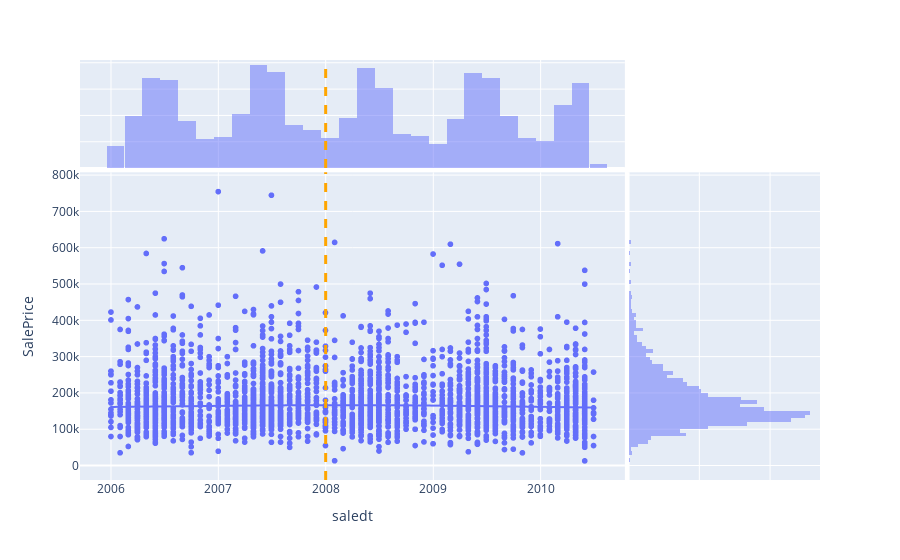

Notebook cell for this chart:
### Markdown cell above
If you look at the time trend, it seems the price is fairly stable over the years.

### Code cell
ames_raw['saledt'] = pd.to_datetime(dict(year=ames_raw.loc[:,"Yr Sold"], month=ames_raw.loc[:,"Mo Sold"],day=1))


fig = px.scatter(ames_raw, x="saledt",y="SalePrice", marginal_x="histogram", marginal_y="histogram", trendline="lowess")
fig.add_vline(x="2008-01-01", line_width=3, line_dash="dash", line_color="orange")
fig.show()

# ames_raw

### Figure 1 — Plotly figure (JSON) as saved in the notebook; plotly's stock layout.template omitted (floating-point values rounded to 4 significant figures; data arrays with more than 128 entries replaced by an {"elided": "..."} marker saying what was removed)
{"data": [{"hovertemplate": "saledt=%{x}<br>SalePrice=%{y}<extra></extra>", "legendgroup": "", "marker": {"color": "#636efa", "symbol": "circle"}, "mode": "markers", "name": "", "showlegend": false, "type": "scattergl", "x": {"elided": "2930 str values"}, "xaxis": "x", "y": {"elided": "2930 int values"}, "yaxis": "y"}, {"alignmentgroup": "True", "bingroup": "x", "hovertemplate": "saledt=%{x}<br>count=%{y}<extra></extra>", "legendgroup": "", "marker": {"color": "#636efa"}, "name": "", "offsetgroup": "", "opacity": 0.5, "showlegend": false, "type": "histogram", "x": {"elided": "2930 str values"}, "xaxis": "x3", "yaxis": "y3"}, {"alignmentgroup": "True", "bingroup": "y", "hovertemplate": "SalePrice=%{y}<br>count=%{x}<extra></extra>", "legendgroup": "", "marker": {"color": "#636efa"}, "name": "", "offsetgroup": "", "opacity": 0.5, "showlegend": false, "type": "histogram", "xaxis": "x2", "y": {"elided": "2930 int values"}, "yaxis": "y2"}, {"hovertemplate": "<b>LOWESS trendline</b><br><br>saledt=%{x}<br>SalePrice=%{y} <b>(trend)</b><extra></extra>", "legendgroup": "", "marker": {"color": "#636efa", "symbol": "circle"}, "mode": "lines", "name": "", "showlegend": false, "type": "scattergl", "x": {"elided": "2930 str values"}, "xaxis": "x", "y": {"elided": "2930 float values"}, "yaxis": "y"}], "layout": {"barmode": "overlay", "legend": {"tracegroupgap": 0}, "margin": {"t": 60}, "shapes": [{"line": {"color": "orange", "dash": "dash", "width": 3}, "type": "line", "x0": "2008-01-01", "x1": "2008-01-01", "xref": "x", "y0": 0, "y1": 1, "yref": "y domain"}, {"line": {"color": "orange", "dash": "dash", "width": 3}, "type": "line", "x0": "2008-01-01", "x1": "2008-01-01", "xref": "x2", "y0": 0, "y1": 1, "yref": "y2 domain"}, {"line": {"color": "orange", "dash": "dash", "width": 3}, "type": "line", "x0": "2008-01-01", "x1": "2008-01-01", "xref": "x3", "y0": 0, "y1": 1, "yref": "y3 domain"}], "xaxis": {"anchor": "y", "domain": [0, 0.7363], "title": {"text": "saledt"}}, "xaxis2": {"anchor": "y2", "domain": [0.7413, 1], "matches": "x2", "showgrid": true, "showline": false, "showticklabels": false, "ticks": ""}, "xaxis3": {"anchor": "y3", "domain": [0, 0.7363], "matches": "x", "showgrid": true, "showticklabels": false}, "xaxis4": {"anchor": "y4", "domain": [0.7413, 1], "matches": "x2", "showgrid": true, "showline": false, "showticklabels": false, "ticks": ""}, "yaxis": {"anchor": "x", "domain": [0, 0.7326], "title": {"text": "SalePrice"}}, "yaxis2": {"anchor": "x2", "domain": [0, 0.7326], "matches": "y", "showgrid": true, "showticklabels": false}, "yaxis3": {"anchor": "x3", "domain": [0.7426, 1], "matches": "y3", "showgrid": true, "showline": false, "showticklabels": false, "ticks": ""}, "yaxis4": {"anchor": "x4", "domain": [0.7426, 1], "matches": "y3", "showgrid": true, "showline": false, "showticklabels": false, "ticks": ""}}}
